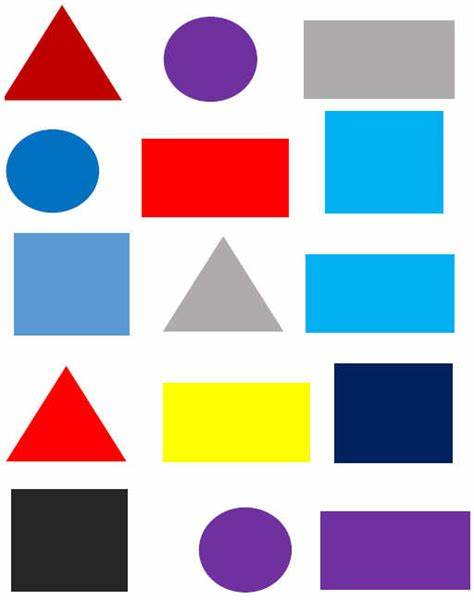
#> input picture OpenCV/Resources/shapes.jfif, 474 x 600 px, found by its file name
$ python chapter8.py
#> lines starting #> are read from the running program, lines starting #| are printed output that depends on the picture; after the words box and inside, x2 and y2 are one past the last pixel; in counts of white or black regions, pixels touching at a corner belong together; long printed decimals are rounded
import cv2
import numpy as np

def stackImages(scale, imgArray):
    rows = len(imgArray)
    cols = len(imgArray[0])
    rowsAvailable = isinstance(imgArray[0], list)
    width = imgArray[0][0].shape[1]
    height = imgArray[0][0].shape[0]
    if rowsAvailable:
        for x in range(0, rows):
            for y in range(0, cols):
                if imgArray[x][y].shape[:2] == imgArray[0][0].shape[:2]:
                    imgArray[x][y] = cv2.resize(imgArray[x][y], (0, 0), None, scale, scale)
                else:
                    imgArray[x][y] = cv2.resize(imgArray[x][y], (imgArray[0][0].shape[1], imgArray[0][0].shape[0]),
                                                None, scale, scale)
                if len(imgArray[x][y].shape) == 2: imgArray[x][y] = cv2.cvtColor(imgArray[x][y], cv2.COLOR_GRAY2BGR)
        imageBlank = np.zeros((height, width, 3), np.uint8)
        hor = [imageBlank] * rows
        hor_con = [imageBlank] * rows
        for x in range(0, rows):
            hor[x] = np.hstack(imgArray[x])
        ver = np.vstack(hor)
    else:
        for x in range(0, rows):
            if imgArray[x].shape[:2] == imgArray[0].shape[:2]:
                imgArray[x] = cv2.resize(imgArray[x], (0, 0), None, scale, scale)
            else:
                imgArray[x] = cv2.resize(imgArray[x], (imgArray[0].shape[1], imgArray[0].shape[0]), None, scale, scale)
            if len(imgArray[x].shape) == 2: imgArray[x] = cv2.cvtColor(imgArray[x], cv2.COLOR_GRAY2BGR)
        hor = np.hstack(imgArray)
        ver = hor
    return ver
def getContours(img):
    countours,hierarchy=cv2.findContours(img,cv2.RETR_EXTERNAL,cv2.CHAIN_APPROX_NONE)
    for cnt in countours:
        area=cv2.contourArea(cnt)
        print(area)

        if area>500:
            cv2.drawContours(imgContour, cnt, -1, (255, 0, 0), 3)
            peri=cv2.arcLength(cnt , True)
            print(peri)
            approx=cv2.approxPolyDP(cnt, 0.02*peri, True)
            objCor=(len(approx))
            x, y, w, h = cv2.boundingRect(approx)
            if objCor==3:
                objectType="Triangle"
            elif objCor==4:
                #check if square or rectangle
                #width/height is 1 which is aspect ratio
                aspectRatio=w/float(h)
                if aspectRatio>0.95 and aspectRatio<1.05:
                    objectType="Square"
                else:
                    objectType="Rectangle"
            elif objCor>4:
                objectType="Circle"
            cv2.rectangle(imgContour,(x,y),(x+w,y+h),(0,255,0),2)
            cv2.putText(imgContour,objectType,(x+(w//2)-10,y+(h//2)-10),cv2.QT_FONT_NORMAL,0.7,(0,0,0),3)


path="C:/Users/harik/OneDrive/Desktop/OpenCV/Resources/shapes.jfif"

img = cv2.imread(path)
#> img is the input picture: shape (600, 474, 3); mean B, G, R 189.5, 178.5, 182
imgContour=img.copy()
imgGray=cv2.cvtColor(img,cv2.COLOR_BGR2GRAY)
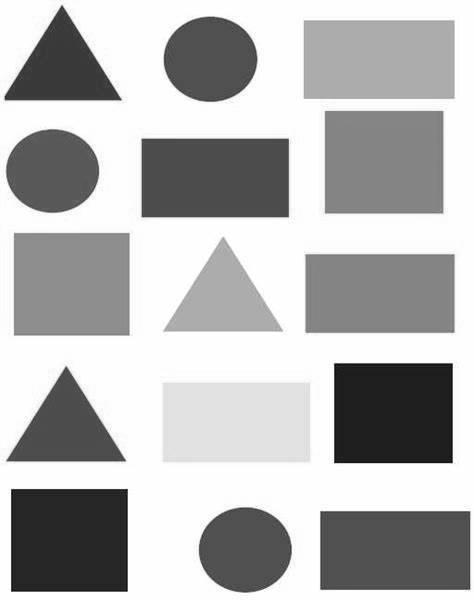
#> imgGray: shape (600, 474); min 0, max 255, mean 180.8
imgBlur = cv2.GaussianBlur(imgGray, (7,7), 1)
imgCanny=cv2.Canny(imgBlur,50,50)
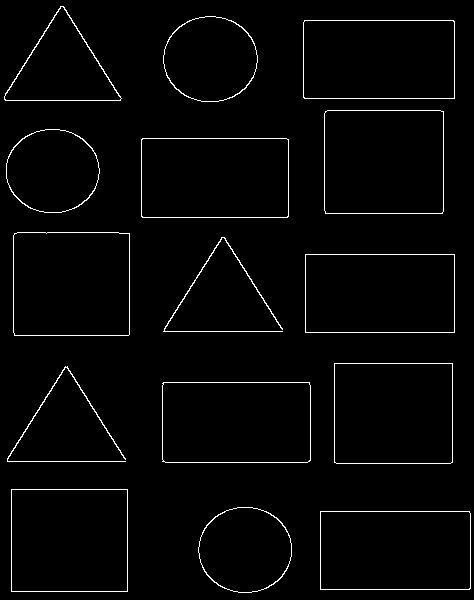
#> imgCanny: shape (600, 474); 2.2% white in thin lines or dots
imgBlank=np.zeros_like(img)
getContours(imgCanny)
#> in getContours, `countours,hierarchy=cv2.findContours(img,cv2.RETR_EXTERNAL,cv2.CHAIN_A..`: countours = 15 contours; largest, box (x1, y1, x2, y2) and area: (324, 110, 444, 214) 12246, (13, 232, 130, 336) 11928, (11, 489, 128, 592) 11832, (162, 382, 311, 463) 11830, (334, 363, 453, 464) 11797
#> the loop in getContours, `for cnt in countours:` made 15 passes
#> (area, peri, approx, objCor, x, y, w, h) on passes 1, 3, 4, 6, 7, 9, 10: (11698, 454.8, [[320, 511], [320, 589], [470, 588], [469, 511]], 4, 320, 511, 151, 79), (11832, 436, [[11, 489], [11, 591], [127, 591], [127, 489]], 4, 11, 489, 117, 103), (11829.5, 454.7, [[162, 383], [162, 461], [310, 460], [309, 382]], 4, 162, 382, 149, 80), (11797, 434.8, [[334, 363], [334, 462], [452, 462], [452, 363]], 4, 334, 363, 119, 100), (11622, 454, [[305, 254], [305, 332], [454, 332], [454, 254]], 4, 305, 254, 150, 79), (11928.5, 435.9, [[14, 233], [14, 335], [129, 334], [129, 233]], 4, 14, 233, 116, 103), (11610, 449.7, [[141, 139], [142, 217], [288, 216], [288, 139]], 4, 141, 139, 148, 79)
#> (area, peri, approx, objCor, x, y, w, h) on pass 15: (5809, 354, [[4, 96], [121, 98], [63, 6]], 3, 4, 6, 118, 93)
#| 11698.0
#| 454.828
#| 6248.0
#| 296.250
#| 11832.0
#| 436.0
#| 11829.5
#| 454.728
#| 118.0
#| 11797.0
#> (further printed lines are left out)
#> after the loop in getContours, `for cnt in countours:`:
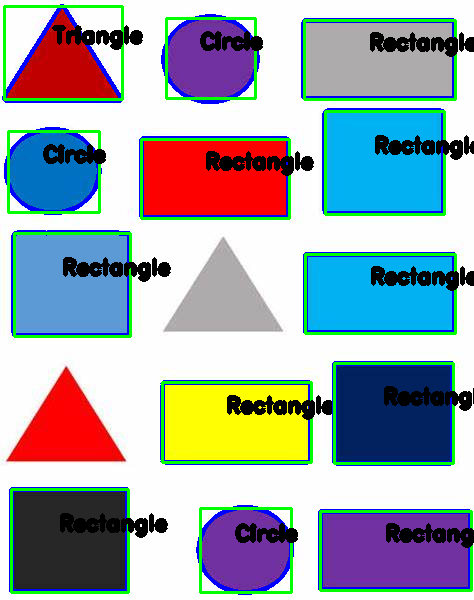
#> imgContour: shape (600, 474, 3); 15.06% of pixels changed, all inside (x1, y1, x2, y2) = (2, 4, 474, 595)
imgStack=stackImages(0.6,([img,imgGray,imgBlur],[imgCanny,imgContour,imgBlank]))
#> after the loop in stackImages, `for x in range(0, rows):`: hor = 2 items
#> in stackImages, `ver = np.vstack(hor)`:
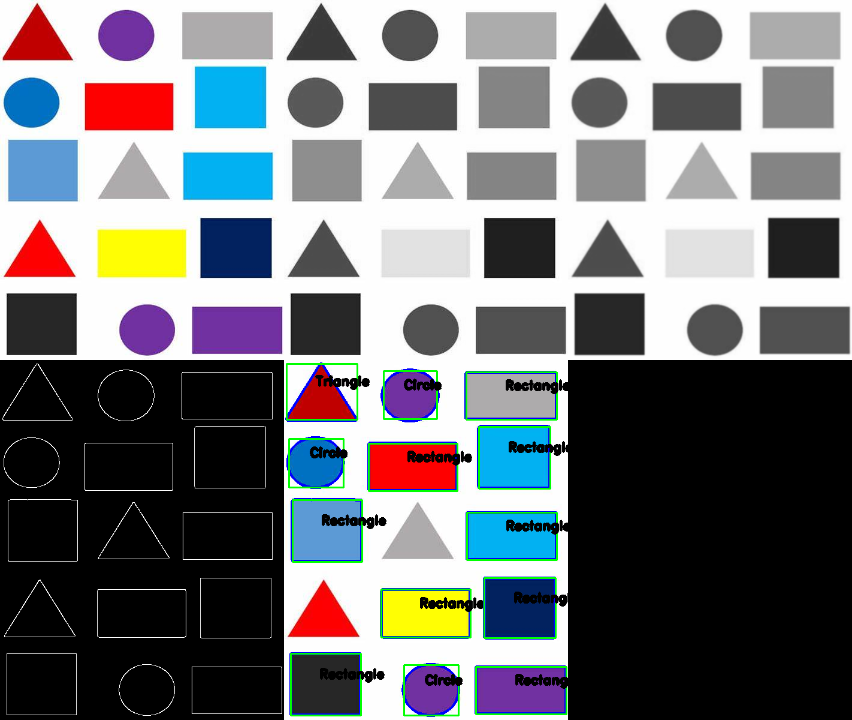
#> ver: shape (720, 852, 3); mean of channels 0, 1, 2 121.4, 118.8, 117.6; drawn as B, G, R

cv2.imshow("Stacked ",imgStack)
cv2.waitKey(0)

$ run again, with OpenCV/Resources/img1.jfif copied over OpenCV/Resources/shapes.jfif
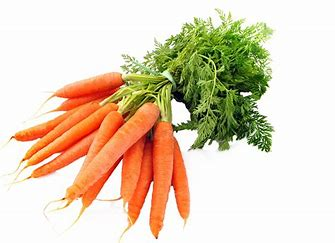
#> input picture OpenCV/Resources/img1.jfif, 335 x 243 px, found by its file name
#> img is the input picture: shape (243, 335, 3); mean B, G, R 184.5, 208.6, 225.4
#> `imgCanny=cv2.Canny(imgBlur,50,50)`:
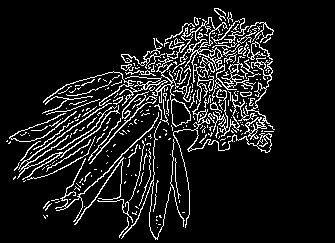
#> imgCanny: shape (243, 335); 10.3% white in thin lines or dots, all inside (x1, y1, x2, y2) = (6, 8, 275, 240)
#> countours = 298 contours, 271 with area under 20; largest, box (x1, y1, x2, y2) and area: (173, 17, 272, 228) 746, (119, 58, 191, 127) 530, (244, 57, 273, 140) 370, (17, 103, 120, 180) 184, (208, 89, 257, 137) 162
#> the loop in getContours, `for cnt in countours:` made 298 passes
#> (area, peri, objCor, x, y, w, h, objectType) on passes 251, 295: (530, 776.1, 10, 122, 60, 69, 64, 'Circle'), (745.5, 2236.8, 7, 174, 17, 98, 211, 'Circle')
#> (printed output is left out)
#> after the loop in stackImages, `for x in range(0, rows):`: hor = 2 items
#> in stackImages, `ver = np.vstack(hor)`:
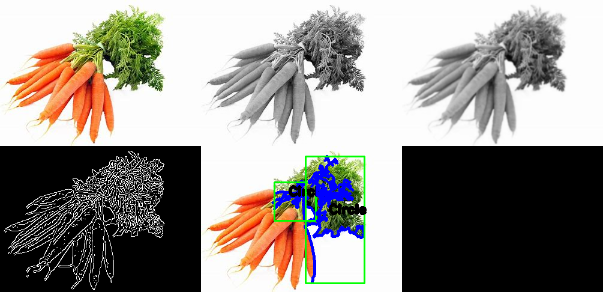
#> ver: shape (292, 603, 3); mean of channels 0, 1, 2 137.2, 142.3, 146.9; drawn as B, G, R

$ run again, with OpenCV/Resources/playing-cards.jpg saved as OpenCV/Resources/shapes.jfif
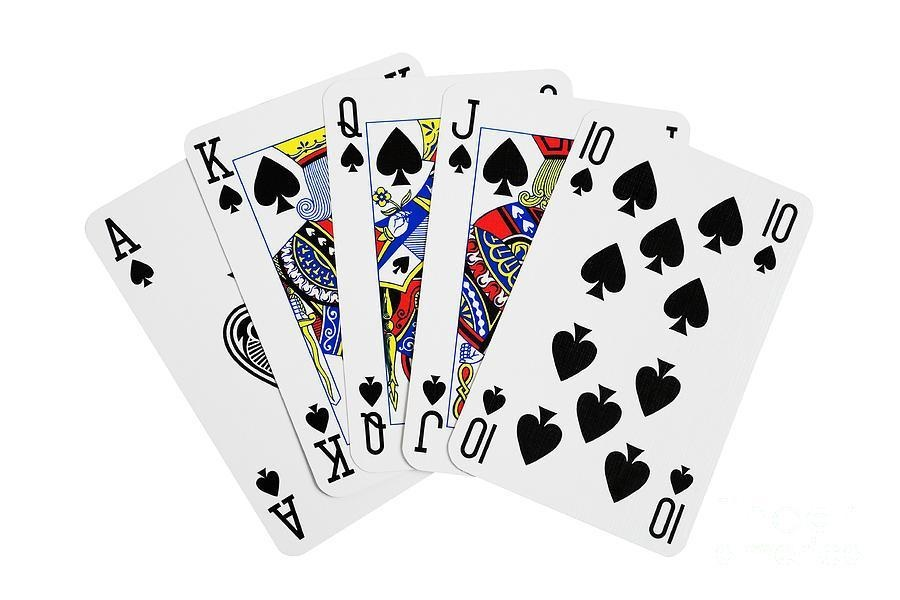
#> input picture OpenCV/Resources/playing-cards.jpg, 900 x 600 px, found by its file name
#> img is the input picture: shape (600, 900, 3); mean B, G, R 224.7, 224.6, 225.2
#> `imgCanny=cv2.Canny(imgBlur,50,50)`:
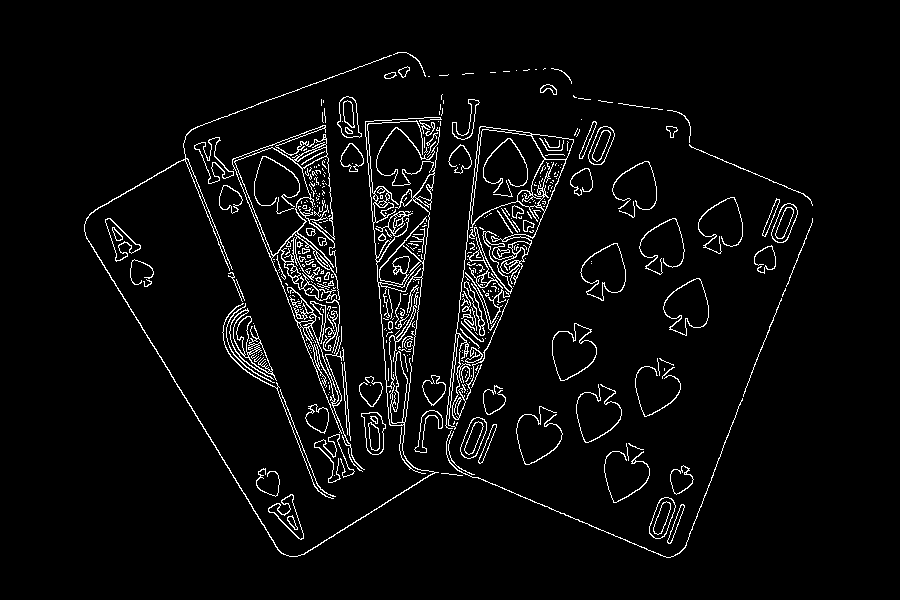
#> imgCanny: shape (600, 900); 4.2% white in thin lines or dots, all inside (x1, y1, x2, y2) = (84, 52, 813, 558)
#> countours = 360 contours, 294 with area under 20; largest, box (x1, y1, x2, y2) and area: (445, 126, 574, 430) 6972, (232, 125, 365, 470) 6969, (84, 55, 442, 557) 2775, (552, 323, 597, 381) 1652, (663, 278, 709, 336) 1650
#> the loop in getContours, `for cnt in countours:` made 360 passes
#> (area, peri, objCor, x, y, w, h) on passes 2, 3, 18, 19, 95, 114, 163, 206: (682, 112.9, 7, 649, 498, 27, 41), (580, 167.8, 9, 268, 494, 36, 46), (678, 112.9, 8, 460, 418, 27, 41), (716, 119.9, 7, 361, 412, 25, 43), (1651.5, 212.4, 10, 552, 323, 44, 58), (784, 653.7, 12, 231, 308, 46, 73), (1649.5, 213.2, 10, 665, 278, 44, 58), (1629, 211.8, 10, 581, 243, 44, 58)
#> (printed output is left out)
#> after the loop in stackImages, `for x in range(0, rows):`: hor = 2 items
#> in stackImages, `ver = np.vstack(hor)`:
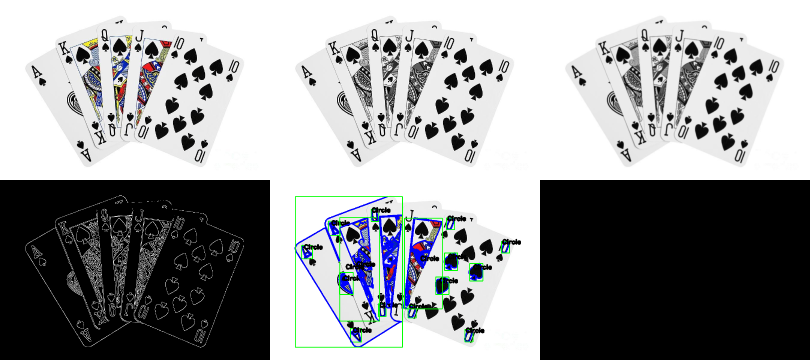
#> ver: shape (720, 1620, 3) (shown at 1/2 size); mean of channels 0, 1, 2 150.8, 149.3, 148.4; drawn as B, G, R
